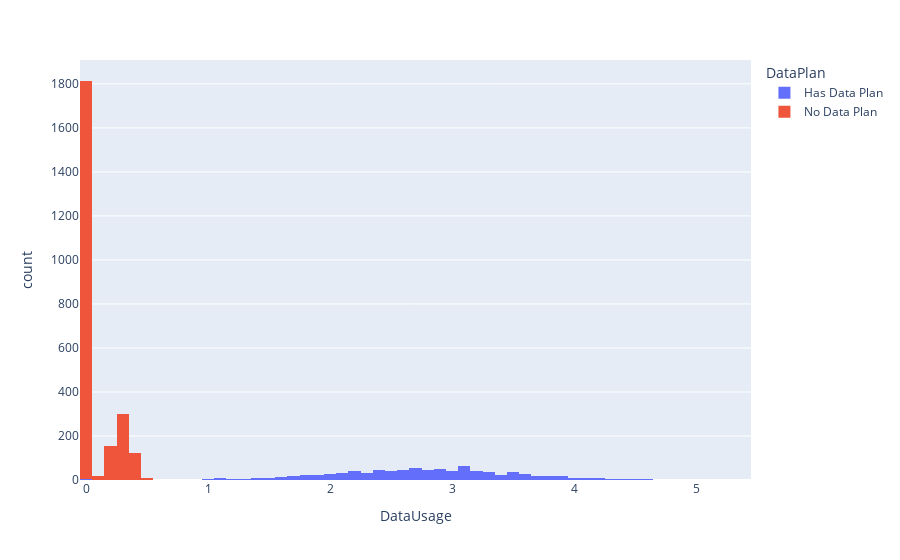

The notebook cell this image was saved under:
### Markdown cell above
Same as `Contract Renewal` when the `CustServCalls` is increase people have more chance to canceled the service. However, the higher chance to canceled the service might associate with the lower chance of having more `CustServCalls`.

### Code cell
fig = px.histogram(df,"DataUsage",color = "DataPlan")
fig.show()

### Figure 1 — Plotly figure (JSON) as saved in the notebook; plotly's stock layout.template omitted (floating-point values rounded to 4 significant figures; data arrays with more than 128 entries replaced by an {"elided": "..."} marker saying what was removed)
{"data": [{"alignmentgroup": "True", "bingroup": "x", "hovertemplate": "DataPlan=Has Data Plan<br>DataUsage=%{x}<br>count=%{y}<extra></extra>", "legendgroup": "Has Data Plan", "marker": {"color": "#636efa", "pattern": {"shape": ""}}, "name": "Has Data Plan", "offsetgroup": "Has Data Plan", "orientation": "v", "showlegend": true, "type": "histogram", "x": {"elided": "922 float values"}, "xaxis": "x", "yaxis": "y"}, {"alignmentgroup": "True", "bingroup": "x", "hovertemplate": "DataPlan=No Data Plan<br>DataUsage=%{x}<br>count=%{y}<extra></extra>", "legendgroup": "No Data Plan", "marker": {"color": "#EF553B", "pattern": {"shape": ""}}, "name": "No Data Plan", "offsetgroup": "No Data Plan", "orientation": "v", "showlegend": true, "type": "histogram", "x": {"elided": "2411 float values"}, "xaxis": "x", "yaxis": "y"}], "layout": {"barmode": "relative", "legend": {"title": {"text": "DataPlan"}, "tracegroupgap": 0}, "margin": {"t": 60}, "xaxis": {"anchor": "y", "domain": [0, 1], "title": {"text": "DataUsage"}}, "yaxis": {"anchor": "x", "domain": [0, 1], "title": {"text": "count"}}}}
